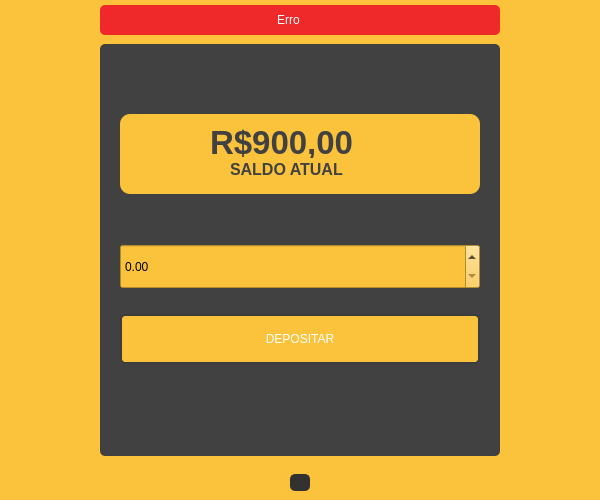
<?xml version="1.0" encoding="UTF-8"?>
<ui version="4.0">
 <class>MainWindow</class>
 <widget class="QMainWindow" name="MainWindow">
  <property name="geometry">
   <rect>
    <x>0</x>
    <y>0</y>
    <width>600</width>
    <height>500</height>
   </rect>
  </property>
  <property name="minimumSize">
   <size>
    <width>600</width>
    <height>500</height>
   </size>
  </property>
  <property name="windowTitle">
   <string>Depositar</string>
  </property>
  <property name="windowIcon">
   <iconset resource="file_rc.qrc">
    <normaloff>:/Icon/src/img/icon.ico</normaloff>:/Icon/src/img/icon.ico</iconset>
  </property>
  <property name="styleSheet">
   <string notr="true">background-color: rgb(251, 195, 60);</string>
  </property>
  <widget class="QWidget" name="centralwidget">
   <layout class="QVBoxLayout" name="verticalLayout">
    <property name="spacing">
     <number>0</number>
    </property>
    <property name="leftMargin">
     <number>0</number>
    </property>
    <property name="topMargin">
     <number>0</number>
    </property>
    <property name="rightMargin">
     <number>0</number>
    </property>
    <property name="bottomMargin">
     <number>0</number>
    </property>
    <item>
     <widget class="QFrame" name="frame_topbar">
      <property name="maximumSize">
       <size>
        <width>16777215</width>
        <height>35</height>
       </size>
      </property>
      <property name="styleSheet">
       <string notr="true"/>
      </property>
      <property name="frameShape">
       <enum>QFrame::NoFrame</enum>
      </property>
      <property name="frameShadow">
       <enum>QFrame::Raised</enum>
      </property>
      <layout class="QHBoxLayout" name="horizontalLayout_2">
       <property name="spacing">
        <number>0</number>
       </property>
       <property name="leftMargin">
        <number>0</number>
       </property>
       <property name="topMargin">
        <number>5</number>
       </property>
       <property name="rightMargin">
        <number>0</number>
       </property>
       <property name="bottomMargin">
        <number>0</number>
       </property>
       <item>
        <widget class="QFrame" name="frame_erro">
         <property name="maximumSize">
          <size>
           <width>400</width>
           <height>16777215</height>
          </size>
         </property>
         <property name="styleSheet">
          <string notr="true">background-color: rgb(239, 41, 41);
border-radius: 5px;

</string>
         </property>
         <property name="frameShape">
          <enum>QFrame::StyledPanel</enum>
         </property>
         <property name="frameShadow">
          <enum>QFrame::Raised</enum>
         </property>
         <layout class="QHBoxLayout" name="horizontalLayout_3">
          <property name="spacing">
           <number>3</number>
          </property>
          <property name="leftMargin">
           <number>10</number>
          </property>
          <property name="topMargin">
           <number>3</number>
          </property>
          <property name="rightMargin">
           <number>10</number>
          </property>
          <property name="bottomMargin">
           <number>3</number>
          </property>
          <item>
           <widget class="QLabel" name="label_erro">
            <property name="styleSheet">
             <string notr="true">color:white;</string>
            </property>
            <property name="text">
             <string>Erro</string>
            </property>
            <property name="alignment">
             <set>Qt::AlignCenter</set>
            </property>
           </widget>
          </item>
          <item>
           <widget class="QPushButton" name="btn_x">
            <property name="maximumSize">
             <size>
              <width>20</width>
              <height>20</height>
             </size>
            </property>
            <property name="styleSheet">
             <string notr="true">QPushButton{
	border-radius: 5px;
	background-image: url(:/Close_image/src/img/cil-x.png);
	background-position: center;
}

QPushButton:hover{
	color: rgb(238, 238, 236);
	background-color: rgb(50, 50, 50);
}

QPushButton:pressed{
	color: rgb(238, 238, 236);
	background-color: rgb(35, 35, 35);
}</string>
            </property>
            <property name="text">
             <string/>
            </property>
           </widget>
          </item>
         </layout>
        </widget>
       </item>
      </layout>
     </widget>
    </item>
    <item>
     <widget class="QFrame" name="frame_content">
      <property name="styleSheet">
       <string notr="true"/>
      </property>
      <property name="frameShape">
       <enum>QFrame::NoFrame</enum>
      </property>
      <property name="frameShadow">
       <enum>QFrame::Raised</enum>
      </property>
      <layout class="QHBoxLayout" name="horizontalLayout">
       <item>
        <widget class="QFrame" name="frame_center">
         <property name="minimumSize">
          <size>
           <width>0</width>
           <height>0</height>
          </size>
         </property>
         <property name="maximumSize">
          <size>
           <width>400</width>
           <height>500</height>
          </size>
         </property>
         <property name="styleSheet">
          <string notr="true">QFrame{
	background-color: rgb(65, 65, 65);
	border-radius: 5px;
}
</string>
         </property>
         <property name="frameShape">
          <enum>QFrame::NoFrame</enum>
         </property>
         <property name="frameShadow">
          <enum>QFrame::Raised</enum>
         </property>
         <widget class="QFrame" name="frame_logo">
          <property name="geometry">
           <rect>
            <x>20</x>
            <y>5</y>
            <width>360</width>
            <height>50</height>
           </rect>
          </property>
          <property name="styleSheet">
           <string notr="true">background-image: url(:/Logo_nav/src/img/logo_nav.png);
background-position: center;
background-repeat: no-repeat;
border: 0px;
border-radius: 5px;R</string>
          </property>
          <property name="frameShape">
           <enum>QFrame::StyledPanel</enum>
          </property>
          <property name="frameShadow">
           <enum>QFrame::Raised</enum>
          </property>
         </widget>
         <widget class="QFrame" name="frame_card">
          <property name="geometry">
           <rect>
            <x>20</x>
            <y>70</y>
            <width>360</width>
            <height>80</height>
           </rect>
          </property>
          <property name="styleSheet">
           <string notr="true">QFrame{
	background-color: rgb(251, 195, 60);
	border-radius: 10px;
}</string>
          </property>
          <property name="frameShape">
           <enum>QFrame::StyledPanel</enum>
          </property>
          <property name="frameShadow">
           <enum>QFrame::Raised</enum>
          </property>
          <widget class="QLabel" name="label_balance">
           <property name="geometry">
            <rect>
             <x>90</x>
             <y>13</y>
             <width>161</width>
             <height>31</height>
            </rect>
           </property>
           <property name="font">
            <font>
             <pointsize>25</pointsize>
             <weight>75</weight>
             <bold>true</bold>
            </font>
           </property>
           <property name="styleSheet">
            <string notr="true">color: rgb(65, 65, 65);</string>
           </property>
           <property name="text">
            <string>R$900,00</string>
           </property>
          </widget>
          <widget class="QLabel" name="label_balance_2">
           <property name="geometry">
            <rect>
             <x>110</x>
             <y>45</y>
             <width>115</width>
             <height>20</height>
            </rect>
           </property>
           <property name="font">
            <font>
             <pointsize>12</pointsize>
             <weight>75</weight>
             <bold>true</bold>
            </font>
           </property>
           <property name="styleSheet">
            <string notr="true">color: rgb(65, 65, 65);</string>
           </property>
           <property name="text">
            <string>SALDO ATUAL</string>
           </property>
          </widget>
         </widget>
         <widget class="QPushButton" name="btn_withdraw">
          <property name="geometry">
           <rect>
            <x>20</x>
            <y>270</y>
            <width>360</width>
            <height>50</height>
           </rect>
          </property>
          <property name="styleSheet">
           <string notr="true">QPushButton{
	background-color: rgb(251, 195, 60);
	border: 2px solid rgb(60,60,60);
	border-radius: 5px;
	color: white;
}
QPushButton:hover{
	background-color: rgb(60, 60, 60);
	border: 2px solid rgb(70,70,70);
	border-radius: 5px;
}

QPushButton:pressed{
	background-color: rgb(251, 195, 60);
	border: 2px solid rgb(255, 165, 24);
	border-radius: 5px;
	color: black;
}
</string>
          </property>
          <property name="text">
           <string>DEPOSITAR</string>
          </property>
         </widget>
         <widget class="QDoubleSpinBox" name="in_value">
          <property name="geometry">
           <rect>
            <x>20</x>
            <y>200</y>
            <width>360</width>
            <height>45</height>
           </rect>
          </property>
          <property name="decimals">
           <number>2</number>
          </property>
          <property name="maximum">
           <double>999.990000000000009</double>
          </property>
         </widget>
        </widget>
       </item>
      </layout>
     </widget>
    </item>
    <item>
     <widget class="QFrame" name="frame_bottom">
      <property name="maximumSize">
       <size>
        <width>16777215</width>
        <height>35</height>
       </size>
      </property>
      <property name="styleSheet">
       <string notr="true"/>
      </property>
      <property name="frameShape">
       <enum>QFrame::NoFrame</enum>
      </property>
      <property name="frameShadow">
       <enum>QFrame::Raised</enum>
      </property>
      <layout class="QHBoxLayout" name="horizontalLayout_4">
       <item>
        <widget class="QPushButton" name="btn_back">
         <property name="maximumSize">
          <size>
           <width>20</width>
           <height>20</height>
          </size>
         </property>
         <property name="styleSheet">
          <string notr="true">QPushButton{
	background-color: rgb(50, 50, 50);
	background-image: url(:/Back_image/src/img/back.png);
	border-radius: 5px;
	background-position: center;
}

QPushButton:hover{
	color: rgb(238, 238, 236);
	background-color: rgb(65, 65, 65);
}

QPushButton:pressed{
	color: rgb(238, 238, 236);
	background-color: rgb(35, 35, 35);
}</string>
         </property>
         <property name="text">
          <string/>
         </property>
        </widget>
       </item>
      </layout>
     </widget>
    </item>
   </layout>
  </widget>
  <widget class="QMenuBar" name="menubar">
   <property name="geometry">
    <rect>
     <x>0</x>
     <y>0</y>
     <width>600</width>
     <height>27</height>
    </rect>
   </property>
  </widget>
 </widget>
 <resources>
  <include location="file_rc.qrc"/>
 </resources>
 <connections/>
</ui>
